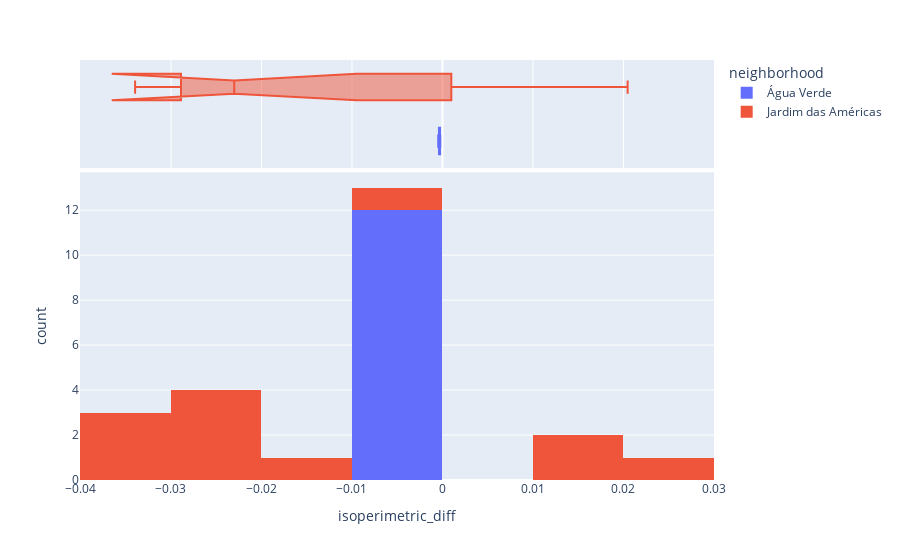

Notebook cell for this chart:
### Code cell
px.histogram(gdf, 
             x='isoperimetric_diff', 
            #  y="tip", 
             color="neighborhood",
                   marginal="box", # or violin, rug
                #    hover_data=df.columns
                # range_x=(0,30),
                width = 900,
                nbins=10,
                   )

### Figure 1 — Plotly figure (JSON) as saved in the notebook; plotly's stock layout.template omitted (floating-point values rounded to 4 significant figures)
{"data": [{"alignmentgroup": "True", "bingroup": "x", "hovertemplate": "neighborhood=Água Verde<br>isoperimetric_diff=%{x}<br>count=%{y}<extra></extra>", "legendgroup": "Água Verde", "marker": {"color": "#636efa", "pattern": {"shape": ""}}, "name": "Água Verde", "nbinsx": 10, "offsetgroup": "Água Verde", "orientation": "v", "showlegend": true, "type": "histogram", "x": [-0.0002844, -0.0002568, -0.0003399, -0.0003922, -0.0004733, -0.0002539, -0.0003837, -0.000298, -0.0004331, -0.0002411, -0.000285, -0.0003316], "xaxis": "x", "yaxis": "y"}, {"alignmentgroup": "True", "hovertemplate": "neighborhood=Água Verde<br>isoperimetric_diff=%{x}<extra></extra>", "legendgroup": "Água Verde", "marker": {"color": "#636efa"}, "name": "Água Verde", "notched": true, "offsetgroup": "Água Verde", "showlegend": false, "type": "box", "x": [-0.0002844, -0.0002568, -0.0003399, -0.0003922, -0.0004733, -0.0002539, -0.0003837, -0.000298, -0.0004331, -0.0002411, -0.000285, -0.0003316], "xaxis": "x2", "yaxis": "y2"}, {"alignmentgroup": "True", "bingroup": "x", "hovertemplate": "neighborhood=Jardim das Américas<br>isoperimetric_diff=%{x}<br>count=%{y}<extra></extra>", "legendgroup": "Jardim das Américas", "marker": {"color": "#EF553B", "pattern": {"shape": ""}}, "name": "Jardim das Américas", "nbinsx": 10, "offsetgroup": "Jardim das Américas", "orientation": "v", "showlegend": true, "type": "histogram", "x": [0.01695, 0.01109, -0.02737, -0.02521, -0.03229, -0.02081, -0.02747, -0.03031, -0.01935, 0.02046, -0.009143, -0.03396], "xaxis": "x", "yaxis": "y"}, {"alignmentgroup": "True", "hovertemplate": "neighborhood=Jardim das Américas<br>isoperimetric_diff=%{x}<extra></extra>", "legendgroup": "Jardim das Américas", "marker": {"color": "#EF553B"}, "name": "Jardim das Américas", "notched": true, "offsetgroup": "Jardim das Américas", "showlegend": false, "type": "box", "x": [0.01695, 0.01109, -0.02737, -0.02521, -0.03229, -0.02081, -0.02747, -0.03031, -0.01935, 0.02046, -0.009143, -0.03396], "xaxis": "x2", "yaxis": "y2"}], "layout": {"barmode": "relative", "legend": {"title": {"text": "neighborhood"}, "tracegroupgap": 0}, "margin": {"t": 60}, "width": 900, "xaxis": {"anchor": "y", "domain": [0, 1], "title": {"text": "isoperimetric_diff"}}, "xaxis2": {"anchor": "y2", "domain": [0, 1], "matches": "x", "showgrid": true, "showticklabels": false}, "yaxis": {"anchor": "x", "domain": [0, 0.7326], "title": {"text": "count"}}, "yaxis2": {"anchor": "x2", "domain": [0.7426, 1], "matches": "y2", "showgrid": false, "showline": false, "showticklabels": false, "ticks": ""}}}
